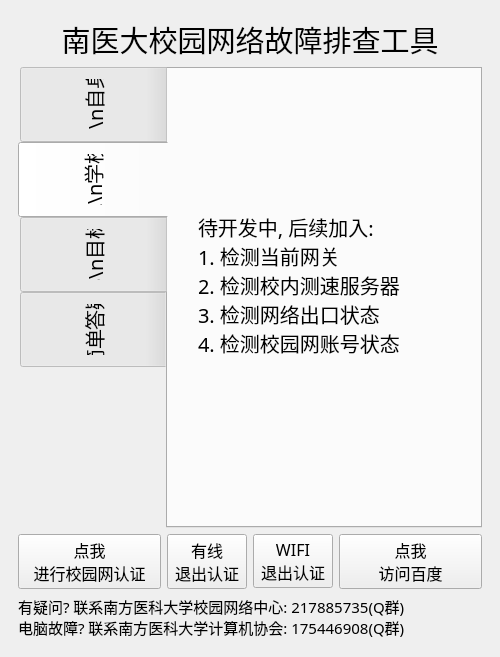
<?xml version="1.0" encoding="UTF-8"?>
<ui version="4.0">
 <class>MainWindow</class>
 <widget class="QMainWindow" name="MainWindow">
  <property name="geometry">
   <rect>
    <x>0</x>
    <y>0</y>
    <width>500</width>
    <height>620</height>
   </rect>
  </property>
  <property name="windowTitle">
   <string>南医大网络故障排查工具        @z</string>
  </property>
  <property name="toolButtonStyle">
   <enum>Qt::ToolButtonIconOnly</enum>
  </property>
  <widget class="QWidget" name="centralwidget">
   <layout class="QGridLayout" name="gridLayout">
    <item row="1" column="0">
     <widget class="QFrame" name="frame">
      <property name="sizePolicy">
       <sizepolicy hsizetype="MinimumExpanding" vsizetype="MinimumExpanding">
        <horstretch>0</horstretch>
        <verstretch>0</verstretch>
       </sizepolicy>
      </property>
      <property name="frameShape">
       <enum>QFrame::NoFrame</enum>
      </property>
      <property name="frameShadow">
       <enum>QFrame::Plain</enum>
      </property>
      <layout class="QGridLayout" name="gridLayout_3">
       <item row="0" column="0" colspan="3">
        <widget class="QLabel" name="label">
         <property name="font">
          <font>
           <family>楷体</family>
           <pointsize>22</pointsize>
          </font>
         </property>
         <property name="frameShape">
          <enum>QFrame::NoFrame</enum>
         </property>
         <property name="frameShadow">
          <enum>QFrame::Plain</enum>
         </property>
         <property name="midLineWidth">
          <number>0</number>
         </property>
         <property name="text">
          <string>南医大校园网络故障排查工具</string>
         </property>
         <property name="alignment">
          <set>Qt::AlignCenter</set>
         </property>
        </widget>
       </item>
       <item row="1" column="0" colspan="3">
        <widget class="QTabWidget" name="tabWidget">
         <property name="minimumSize">
          <size>
           <width>460</width>
           <height>461</height>
          </size>
         </property>
         <property name="font">
          <font>
           <family>宋体</family>
           <pointsize>15</pointsize>
          </font>
         </property>
         <property name="styleSheet">
          <string notr="true">QTabBar::tab { height: 75px; width: 150px; }</string>
         </property>
         <property name="tabPosition">
          <enum>QTabWidget::West</enum>
         </property>
         <property name="tabShape">
          <enum>QTabWidget::Rounded</enum>
         </property>
         <property name="currentIndex">
          <number>1</number>
         </property>
         <widget class="QWidget" name="tab">
          <property name="minimumSize">
           <size>
            <width>0</width>
            <height>0</height>
           </size>
          </property>
          <property name="cursor">
           <cursorShape>ArrowCursor</cursorShape>
          </property>
          <attribute name="title">
           <string>排查1\n自身电脑</string>
          </attribute>
          <widget class="QWidget" name="verticalLayoutWidget_2">
           <property name="geometry">
            <rect>
             <x>60</x>
             <y>0</y>
             <width>170</width>
             <height>417</height>
            </rect>
           </property>
           <layout class="QGridLayout" name="gridLayout_2">
            <item row="0" column="0">
             <widget class="QLabel" name="label_7">
              <property name="minimumSize">
               <size>
                <width>0</width>
                <height>40</height>
               </size>
              </property>
              <property name="font">
               <font>
                <family>幼圆</family>
                <pointsize>20</pointsize>
               </font>
              </property>
              <property name="text">
               <string>Step1: 
重启电脑</string>
              </property>
              <property name="alignment">
               <set>Qt::AlignCenter</set>
              </property>
             </widget>
            </item>
            <item row="1" column="0">
             <widget class="QPushButton" name="pushButton_10">
              <property name="minimumSize">
               <size>
                <width>0</width>
                <height>60</height>
               </size>
              </property>
              <property name="font">
               <font>
                <family>黑体</family>
                <pointsize>15</pointsize>
               </font>
              </property>
              <property name="text">
               <string>点我重启</string>
              </property>
             </widget>
            </item>
            <item row="2" column="0">
             <widget class="QLabel" name="label_5">
              <property name="font">
               <font>
                <family>幼圆</family>
                <pointsize>20</pointsize>
               </font>
              </property>
              <property name="text">
               <string>Step2:
自动获取地址</string>
              </property>
              <property name="alignment">
               <set>Qt::AlignCenter</set>
              </property>
             </widget>
            </item>
            <item row="3" column="0">
             <widget class="QPushButton" name="pushButton_8">
              <property name="minimumSize">
               <size>
                <width>0</width>
                <height>60</height>
               </size>
              </property>
              <property name="font">
               <font>
                <family>黑体</family>
                <pointsize>15</pointsize>
               </font>
              </property>
              <property name="text">
               <string>点我
自动获取地址</string>
              </property>
             </widget>
            </item>
            <item row="4" column="0">
             <widget class="QLabel" name="label_6">
              <property name="font">
               <font>
                <family>幼圆</family>
                <pointsize>20</pointsize>
               </font>
              </property>
              <property name="text">
               <string>Step3:
重置网络状态
(需重启)</string>
              </property>
              <property name="alignment">
               <set>Qt::AlignCenter</set>
              </property>
             </widget>
            </item>
            <item row="5" column="0">
             <widget class="QPushButton" name="pushButton_9">
              <property name="minimumSize">
               <size>
                <width>0</width>
                <height>60</height>
               </size>
              </property>
              <property name="font">
               <font>
                <family>黑体</family>
                <pointsize>15</pointsize>
               </font>
              </property>
              <property name="text">
               <string>点我
 重置网络状态</string>
              </property>
             </widget>
            </item>
           </layout>
          </widget>
          <widget class="QLabel" name="label_8">
           <property name="geometry">
            <rect>
             <x>0</x>
             <y>410</y>
             <width>301</width>
             <height>41</height>
            </rect>
           </property>
           <property name="font">
            <font>
             <family>楷体</family>
             <pointsize>15</pointsize>
            </font>
           </property>
           <property name="layoutDirection">
            <enum>Qt::LeftToRight</enum>
           </property>
           <property name="text">
            <string>能打开认证页面时无需此项设置</string>
           </property>
           <property name="alignment">
            <set>Qt::AlignCenter</set>
           </property>
          </widget>
         </widget>
         <widget class="QWidget" name="tab_2">
          <attribute name="title">
           <string>排查2\n学校线路</string>
          </attribute>
          <widget class="QLabel" name="label_2">
           <property name="geometry">
            <rect>
             <x>30</x>
             <y>0</y>
             <width>211</width>
             <height>431</height>
            </rect>
           </property>
           <property name="font">
            <font>
             <family>黑体</family>
             <pointsize>15</pointsize>
            </font>
           </property>
           <property name="text">
            <string>待开发中, 后续加入:
1. 检测当前网关
2. 检测校内测速服务器
3. 检测网络出口状态
4. 检测校园网账号状态</string>
           </property>
          </widget>
         </widget>
         <widget class="QWidget" name="tab_3">
          <attribute name="title">
           <string>排查3\n目标网站</string>
          </attribute>
          <layout class="QFormLayout" name="formLayout">
           <item row="0" column="0">
            <widget class="QLabel" name="label_3">
             <property name="font">
              <font>
               <family>黑体</family>
               <pointsize>15</pointsize>
              </font>
             </property>
             <property name="text">
              <string>待开发中, 后续加入:
1. 检测网络状态(百度)
2. 输入目标网站
3. 对比延时</string>
             </property>
            </widget>
           </item>
          </layout>
         </widget>
         <widget class="QWidget" name="tab_4">
          <attribute name="title">
           <string>简单答疑</string>
          </attribute>
          <widget class="QTextBrowser" name="textBrowser">
           <property name="geometry">
            <rect>
             <x>10</x>
             <y>10</y>
             <width>281</width>
             <height>361</height>
            </rect>
           </property>
          </widget>
         </widget>
        </widget>
       </item>
       <item row="2" column="0">
        <widget class="QPushButton" name="pushButton_3">
         <property name="font">
          <font>
           <family>黑体</family>
           <pointsize>12</pointsize>
          </font>
         </property>
         <property name="text">
          <string>点我
进行校园网认证</string>
         </property>
        </widget>
       </item>
       <item row="2" column="1">
        <layout class="QHBoxLayout" name="horizontalLayout">
         <item>
          <widget class="QPushButton" name="pushButton_6">
           <property name="font">
            <font>
             <family>黑体</family>
             <pointsize>12</pointsize>
            </font>
           </property>
           <property name="text">
            <string>有线
退出认证</string>
           </property>
          </widget>
         </item>
         <item>
          <widget class="QPushButton" name="pushButton_5">
           <property name="font">
            <font>
             <family>黑体</family>
             <pointsize>12</pointsize>
            </font>
           </property>
           <property name="text">
            <string>WIFI
退出认证</string>
           </property>
          </widget>
         </item>
        </layout>
       </item>
       <item row="2" column="2">
        <widget class="QPushButton" name="pushButton_7">
         <property name="font">
          <font>
           <family>黑体</family>
           <pointsize>12</pointsize>
          </font>
         </property>
         <property name="text">
          <string>点我
访问百度</string>
         </property>
        </widget>
       </item>
       <item row="3" column="0" colspan="3">
        <widget class="QLabel" name="label_4">
         <property name="sizePolicy">
          <sizepolicy hsizetype="Fixed" vsizetype="Fixed">
           <horstretch>0</horstretch>
           <verstretch>0</verstretch>
          </sizepolicy>
         </property>
         <property name="font">
          <font>
           <family>黑体</family>
           <pointsize>11</pointsize>
          </font>
         </property>
         <property name="text">
          <string>有疑问? 联系南方医科大学校园网络中心: 217885735(Q群)
电脑故障? 联系南方医科大学计算机协会: 175446908(Q群)</string>
         </property>
        </widget>
       </item>
      </layout>
     </widget>
    </item>
   </layout>
  </widget>
 </widget>
 <resources>
  <include location="source.qrc"/>
 </resources>
 <connections/>
</ui>
